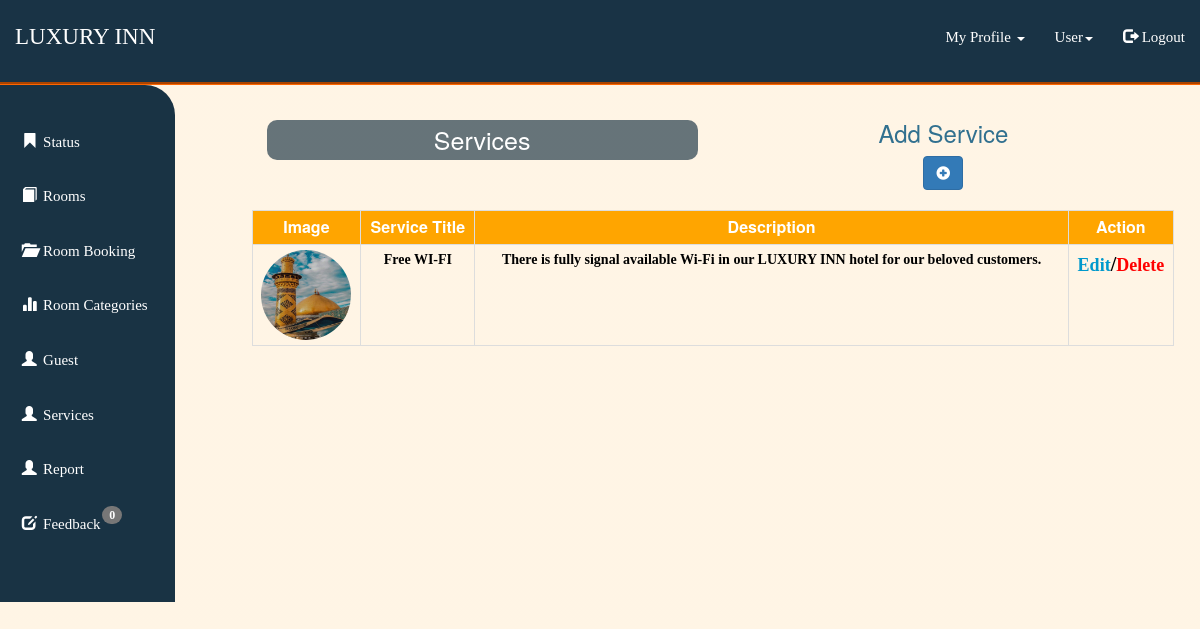
Page /services.php (signed in) on the committed database.
### tables this page shows
CREATE TABLE `services` (
  `id` int(22) NOT NULL,
  `title` varchar(22) NOT NULL,
  `description` varchar(150) NOT NULL,
  `image` varchar(400) NOT NULL
);

### services.php (the view, shortened to what this page needs)
<!DOCTYPE html>
<html>
<head>
</head>
<body>
<div class="row">
<?php
require('navbar.php');
?>
<div class="col-md-9" style="margin-left: 5%;">
	 <div id="page-wrapper">
            <div id="page-inner">
                <div class="row"><br>
                    <div class="col-md-6">
                        <h2 class="text-center" style="font-size: 25px;
                            background-color: rgba(0,31,51,0.6); padding: 1.5% 0; color: white; border-radius: 10px;
                            ">Services</h2>
                    </div>
                    <div class="col-md-6">
                        <center>
                        <h3 class="text-info">Add Service</h3>
                        <a href="addservice.php" class="btn btn-primary"><i class="glyphicon glyphicon-plus-sign"></i></a></center><br>
                    </div>
                        <?php
                        $conn = mysqli_connect("localhost","root","","hotel") or die("connection failed");
                    $qry = "SELECT * FROM services ORDER BY id ASC";
                    $result = mysqli_query($conn,$qry) or die("query failed");
                    if(mysqli_num_rows($result)>0){
                        ?>
                        <br>
                    <table class="table table-bordered table-condensed" id="tab2">
                            <tr>
                                <th>Image</th>
                                <th>Service Title</th>
                                <th>Description</th>
                                <th>Action</th>
                            </tr>
                            <?php
                        }
                            while($row=mysqli_fetch_assoc($result)){
                                ?>
                                <tr>
                                <td><img width="90" height="90" class="img-circle" src="<?php echo $row['image'];?>"></td>
                                <td><?php echo $row['title']; ?></td>
                                <td><?php echo $row['description']; ?></td>
                                <td>
                                    <a id="action"  href="serviceadd.php?id=<?php echo $row['id'];?>" style="color: #0099cc;">Edit</a><span style="font-size: 20px; font-weight: bold;">/</span><a id="action"
                                     href="deleteservice.php?didd=<?php echo $row['id'];?>" style="color: red;">Delete</a>
                                </td>
                            </tr>
                            <?php } ?>
                        </table>
                    </div>
                </div>
</div>
</div>
</body>
</html>

### services.php (style rules this page uses)
body { background-image:linear-gradient(rgba(255,153,0,0.1),rgba(255,153,0,0.1)) }
#tab2 th { background-color:orange; color: white; text-align: center; font-size: 16px; }
#tab2 td { text-align: center; color: black; font-family: cursive; font-size: 14px; font-weight: bold; }
#action { font-size: 18px; font-family: cursive; text-decoration: none; }

### rows in the picture
services: image (picture), title "Free WI-FI", description "There is fully signal available Wi-Fi in our LUXURY INN hotel for our beloved customers."

### other values in the picture
$num_rows "0"
